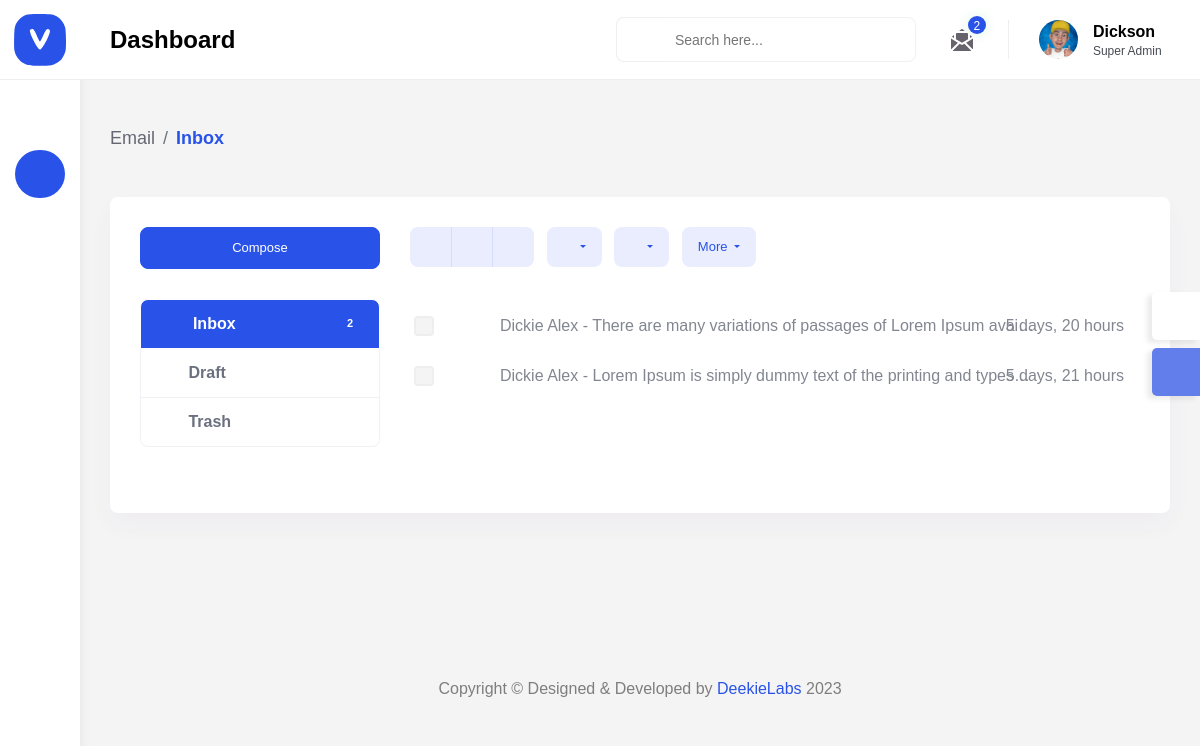
The page /dashboard/inbox/ (signed in) on the database its author committed.
### main/models.py (models this page shows, shortened)
class UserContact(models.Model):
    name = models.CharField(max_length=200)
    email = models.EmailField(max_length=254)
    message = models.TextField()
    created = models.DateTimeField(auto_now_add=True, null=True, blank=True)
    id = models.UUIDField(default=uuid.uuid4, unique=True,
                          primary_key=True, editable=False)
    class Meta:
        ordering = ['-created']

### dashboard/views.py (the view)
# urls.py: path('inbox/', views.adminInbox, name="admin-inbox"),
@login_required(login_url="login")
def adminInbox(request):
    user_messages = UserContact.objects.all()
    context = {
        'user_messages':user_messages
    }
    return render(request,'dashboard/inbox/inbox.html', context)

### dashboard/templates/dashboard/inbox/inbox.html (shortened to what this page needs)
{% extends 'layouts/admin.html' %}
{% load static %}
{% block content %}
        <div class="content-body">
            <div class="container-fluid">
                <div class="page-titles">
					<ol class="breadcrumb">
						<li class="breadcrumb-item"><a href="javascript:void(0)">Email</a></li>
						<li class="breadcrumb-item active"><a href="javascript:void(0)">Inbox</a></li>
					</ol>
                </div>
                <div class="row">
                    <div class="col-lg-12">
                        <div class="card">
                            <div class="card-body">
                                <div class="email-left-box px-0 mb-3">
                                    <div class="p-0">
                                        <a href="https://vora.dexignlab.com/xhtml/email-compose.html" class="btn btn-primary d-block">Compose</a>
                                    </div>
                                    <div class="mail-list mt-4">
                                        <a href="email-inbox.html" class="list-group-item active"><i
                                                class="fa fa-inbox font-18 align-middle me-2"></i> Inbox <span
                                                class="badge badge-primary badge-sm float-end">{{user_messages.count}}</span> </a>
                                        <a href="javascript:void(0);" class="list-group-item"><i
                                                class="mdi mdi-file-document-box font-18 align-middle me-2"></i>Draft</a><a href="javascript:void(0);" class="list-group-item"><i
                                                class="fa fa-trash font-18 align-middle me-2"></i>Trash</a>
                                    </div>
                                </div>
                                <div class="email-right-box ms-0 ms-sm-4 ms-sm-0">
									<div class="toolbar mb-4" role="toolbar">
										<div class="btn-group mb-1 me-2">
											<button type="button" class="btn btn-primary light px-3"><i class="fa fa-archive"></i></button>
											<button type="button" class="btn btn-primary light px-3"><i class="fa fa-exclamation-circle"></i></button>
											<button type="button" class="btn btn-primary light px-3"><i class="fa fa-trash"></i></button>
										</div>
										<div class="btn-group mb-1 me-2">
											<button type="button" class="btn btn-primary light dropdown-toggle px-3" data-bs-toggle="dropdown">
												<i class="fa fa-folder"></i> <b class="caret m-l-5"></b>
											</button>
										</div>
										<div class="btn-group mb-1 me-2">
											<button type="button" class="btn btn-primary light dropdown-toggle px-3" data-bs-toggle="dropdown">
												<i class="fa fa-tag"></i> <b class="caret m-l-5"></b>
											</button>
										</div>
										<div class="btn-group mb-1 me-2">
											<button type="button" class="btn btn-primary light dropdown-toggle v" data-bs-toggle="dropdown">More
											</button>
										</div>
									</div>
                                    <div class="email-list mt-3">
                                        {% for message in user_messages %}
                                            <div class="message unread">
                                            <div>
                                                <div class="d-flex message-single">
                                                    <div class="ps-1 align-self-center">
														<div class="custom-control custom-checkbox">
															<input type="checkbox" class="form-check-input " id="checkbox2">
														</div>
													</div>
                                                    <div class="ms-2">
                                                        <button class="border-0 bg-transparent align-middle p-0"><i
                                                                class="fa fa-star" aria-hidden="true"></i></button>
                                                    </div>
                                                </div>
                                                <a href="{% url 'inbox-read' message.id %}" class="col-mail col-mail-2">
                                                    <div class="subject">{{message.name}} - {{message.message|truncatechars:100}}</div>
                                                    <div class="date">{{message.created|timesince}}</div>
                                                </a>
                                            </div>
                                        </div>
                                        {% endfor %}
                                    </div>
                                </div>
                            </div>
                        </div>
                    </div>
                </div>
            </div>
        </div>
{% endblock %}

### rows shown on the page
UserContact: name "Dickie Alex", message "There are many variations of passages of Lorem Ipsum avai…", created "5 days, 20 hours"
UserContact: name "Dickie Alex", message "Lorem Ipsum is simply dummy text of the printing and types…", created "5 days, 21 hours"

### other values the page prints
{{ user_messages.count }} "2"
